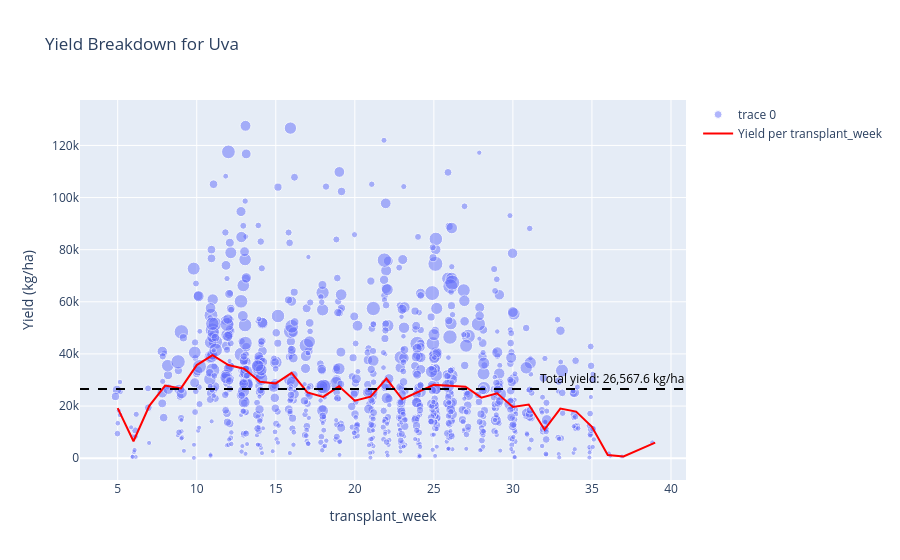

Notebook code for this chart:
### Code cell
fig2.show()

### Figure 1 — Plotly figure (JSON) as saved in the notebook; plotly's stock layout.template omitted (floating-point values rounded to 4 significant figures; data arrays with more than 128 entries replaced by an {"elided": "..."} marker saying what was removed)
{"data": [{"marker": {"opacity": 0.5, "size": {"elided": "1002 float values"}}, "mode": "markers", "type": "scatter", "x": {"elided": "1002 float values"}, "y": {"elided": "1002 float values"}}, {"line": {"color": "red"}, "mode": "lines", "name": "Yield per transplant_week", "type": "scatter", "x": [5, 6, 7, 8, 9, 10, 11, 12, 13, 14, 15, 16, 17, 18, 19, 20, 21, 22, 23, 24, 25, 26, 27, 28, 29, 30, 31, 32, 33, 34, 35, 36, 37, 39], "y": [19220.0, 6481.0, 20070.0, 27880.0, 26770.0, 35710.0, 39550.0, 35730.0, 34350.0, 29350.0, 28670.0, 32730.0, 25220.0, 23500.0, 27560.0, 22070.0, 23600.0, 30550.0, 22600.0, 25350.0, 28120.0, 27840.0, 27400.0, 23230.0, 24880.0, 19640.0, 20560.0, 10960.0, 19010.0, 17880.0, 12010.0, 1195.0, 677.1, 5996.0]}], "layout": {"annotations": [{"font": {"color": "black", "size": 12}, "showarrow": false, "text": "Total yield: 26,567.6 kg/ha", "x": 1, "xanchor": "right", "xref": "x domain", "y": 26570.0, "yanchor": "bottom", "yref": "y"}], "shapes": [{"line": {"color": "black", "dash": "dash"}, "type": "line", "x0": 0, "x1": 1, "xref": "x domain", "y0": 26570.0, "y1": 26570.0, "yref": "y"}], "title": {"text": "Yield Breakdown for Uva"}, "xaxis": {"title": {"text": "transplant_week"}}, "yaxis": {"title": {"text": "Yield (kg/ha)"}}}}
